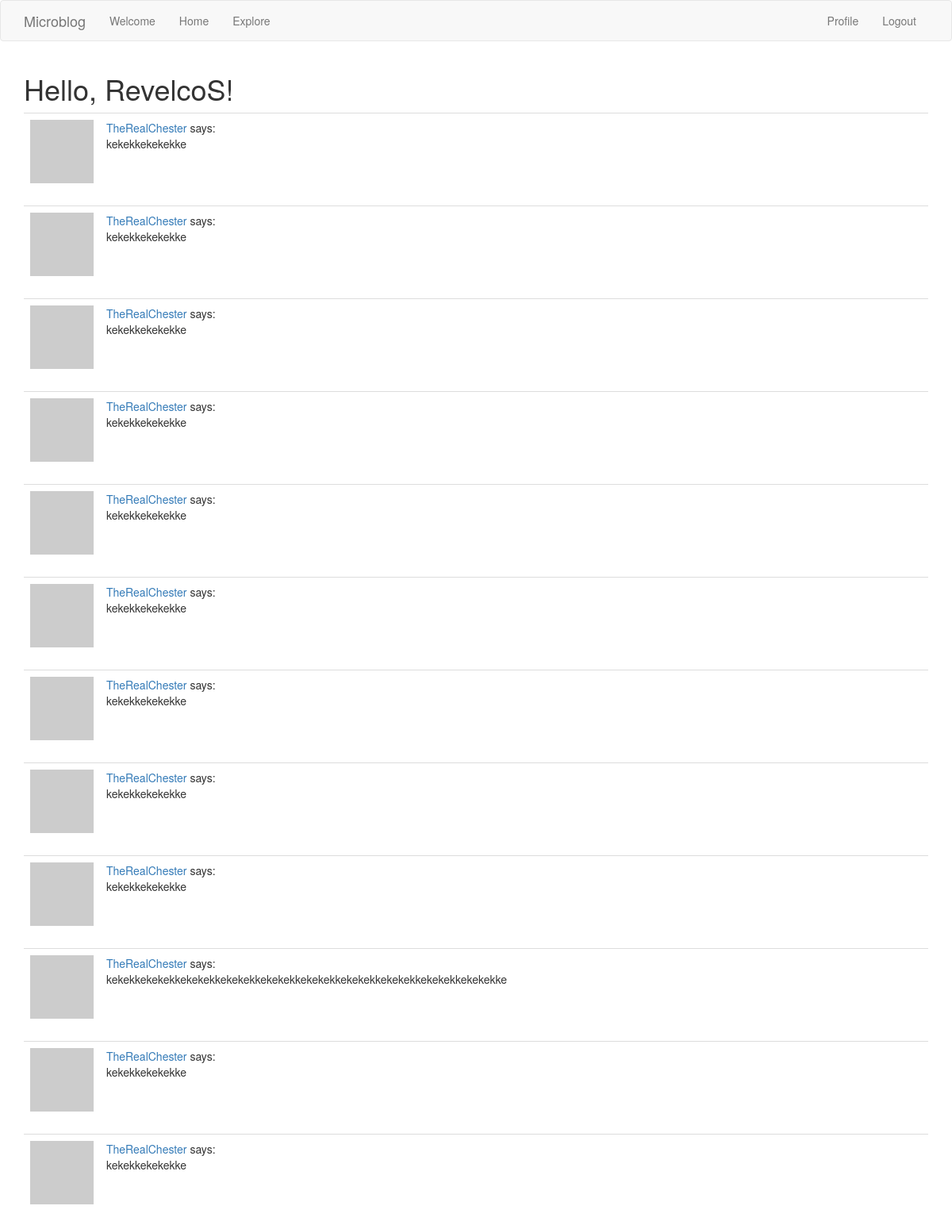
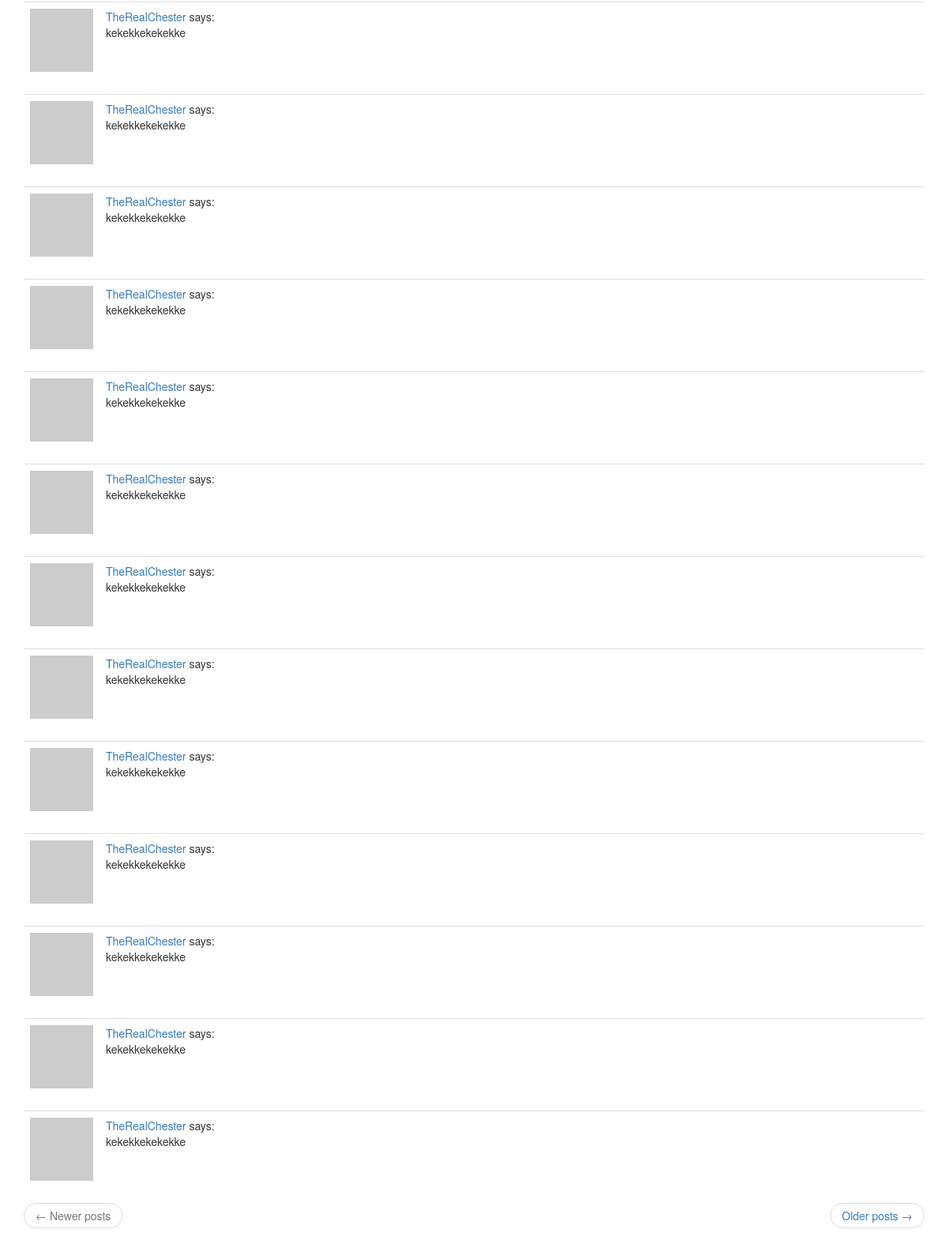
Page /explore (signed in) on the committed database (2 pictures, top to bottom).
### app/models.py (models this page shows, shortened)
class User(UserMixin, db.Model):
    id = db.Column(db.Integer, primary_key=True)
    username = db.Column(db.String(64), index=True, unique=True)
    email = db.Column(db.String(120), index=True, unique=True)
    password_hash = db.Column(db.String(128))
    posts = db.relationship("Post", backref="author", lazy="dynamic")
    about_me = db.Column(db.String(140))
    last_seen = db.Column(db.DateTime, default=datetime.utcnow)
    followed = db.relationship(
        "User", secondary=followers,
        primaryjoin=(followers.c.follower_id == id),
        secondaryjoin=(followers.c.followed_id == id),
        backref=db.backref("followers", lazy="dynamic"), lazy="dynamic"
    )
    def avatar(self, size):
        digest = md5(self.email.lower().encode("utf-8")).hexdigest()
        return f"https://www.gravatar.com/avatar/{digest}?d=identicon&rating=g&s={size}"

class Post(db.Model):
    id = db.Column(db.Integer, primary_key=True)
    body = db.Column(db.String(140))
    timestamp = db.Column(db.DateTime, index=True, default=datetime.utcnow)
    user_id = db.Column(db.Integer, db.ForeignKey("user.id"))

### app/routes.py (the view)
@app.route("/explore")
@login_required
def explore():
    page = request.args.get("page", 1, type=int)
    posts = Post.query.order_by(Post.timestamp.desc()).paginate(
        page, app.config["POSTS_PER_PAGE"], False)
    next_url = url_for("explore", page=posts.next_num) \
        if posts.has_next else None
    prev_url = url_for("explore", page=posts.prev_num) \
        if posts.has_prev else None
    return render_template("index.html",
        title="Explore",
        posts=posts.items,
        next_url=next_url,
        prev_url=prev_url)

### app/models.py (called while the page is built)
@login.user_loader
def load_user(id):
    return User.query.get(int(id))

### app/routes.py (called while the page is built)
@app.before_request
def before_request():
    if current_user.is_authenticated:
        current_user.last_seen = datetime.utcnow()
        db.session.commit()

### app/templates/index.html (shortened to what this page needs)
{% extends "base.html" %}
{% block app_content %}
<h1>Hello, {{ current_user.username }}!</h1>
{% for post in posts %}
    {% include "include/_post.html" %}
{% endfor %}
{% include "include/_page_urls.html" %}
{% endblock %}

### app/templates/include/_post.html
<table class="table table-hover">
    <tr>
        <td width="70px">
            <a href="{{ url_for('user', username=post.author.username) }}">
                <img src="{{ post.author.avatar(32) }}" />
            </a>
        </td>
        <td>
            <a href="{{ url_for('user', username=post.author.username) }}">
                {{ post.author.username }}
            </a>
            says:
            <br>
            {{ post.body }}
        </td>
    </tr>
</table>

### rows in the picture
User: username "RevelcoS"
Post: author.username "TheRealChester", body "kekekkekekekke"
Post: author.username "TheRealChester", body "kekekkekekekke"
Post: author.username "TheRealChester", body "kekekkekekekke"
Post: author.username "TheRealChester", body "kekekkekekekke"
Post: author.username "TheRealChester", body "kekekkekekekke"
Post: author.username "TheRealChester", body "kekekkekekekke"
Post: author.username "TheRealChester", body "kekekkekekekke"
Post: author.username "TheRealChester", body "kekekkekekekke"
Post: author.username "TheRealChester", body "kekekkekekekke"
Post: author.username "TheRealChester", body "kekekkekekekkekekekkekekekkekekekkekekekkekekekkekekekkekekekkekekekke"
Post: author.username "TheRealChester", body "kekekkekekekke"
Post: author.username "TheRealChester", body "kekekkekekekke"
Post: author.username "TheRealChester", body "kekekkekekekke"
Post: author.username "TheRealChester", body "kekekkekekekke"
Post: author.username "TheRealChester", body "kekekkekekekke"
Post: author.username "TheRealChester", body "kekekkekekekke"
Post: author.username "TheRealChester", body "kekekkekekekke"
Post: author.username "TheRealChester", body "kekekkekekekke"
Post: author.username "TheRealChester", body "kekekkekekekke"
Post: author.username "TheRealChester", body "kekekkekekekke"
Post: author.username "TheRealChester", body "kekekkekekekke"
Post: author.username "TheRealChester", body "kekekkekekekke"
Post: author.username "TheRealChester", body "kekekkekekekke"
Post: author.username "TheRealChester", body "kekekkekekekke"
Post: author.username "TheRealChester", body "kekekkekekekke"
